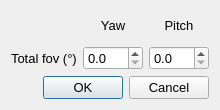
<ui version="4.0" >
 <class>Dialog</class>
 <widget class="QDialog" name="Dialog" >
  <property name="geometry" >
   <rect>
    <x>0</x>
    <y>0</y>
    <width>220</width>
    <height>110</height>
   </rect>
  </property>
  <property name="font" >
   <font>
    <pointsize>10</pointsize>
   </font>
  </property>
  <property name="windowTitle" >
   <string>Total Fov</string>
  </property>
  <property name="windowIcon" >
   <iconset>
    <normaloff>papywizard.png</normaloff>papywizard.png</iconset>
  </property>
  <property name="modal" >
   <bool>true</bool>
  </property>
  <layout class="QVBoxLayout" name="verticalLayout" >
   <item>
    <layout class="QGridLayout" name="gridLayout" >
     <item row="0" column="1" >
      <widget class="QLabel" name="label" >
       <property name="font" >
        <font>
         <pointsize>10</pointsize>
        </font>
       </property>
       <property name="text" >
        <string>Yaw</string>
       </property>
       <property name="alignment" >
        <set>Qt::AlignCenter</set>
       </property>
      </widget>
     </item>
     <item row="0" column="2" >
      <widget class="QLabel" name="label_3" >
       <property name="font" >
        <font>
         <pointsize>10</pointsize>
        </font>
       </property>
       <property name="text" >
        <string>Pitch</string>
       </property>
       <property name="alignment" >
        <set>Qt::AlignCenter</set>
       </property>
      </widget>
     </item>
     <item row="1" column="0" >
      <widget class="QLabel" name="label_2" >
       <property name="font" >
        <font>
         <pointsize>10</pointsize>
        </font>
       </property>
       <property name="text" >
        <string>Total fov (°)</string>
       </property>
      </widget>
     </item>
     <item row="1" column="1" >
      <widget class="QDoubleSpinBox" name="yawFovDoubleSpinBox" >
       <property name="font" >
        <font>
         <pointsize>10</pointsize>
        </font>
       </property>
       <property name="decimals" >
        <number>1</number>
       </property>
       <property name="maximum" >
        <double>720.000000000000000</double>
       </property>
      </widget>
     </item>
     <item row="1" column="2" >
      <widget class="QDoubleSpinBox" name="pitchFovDoubleSpinBox" >
       <property name="font" >
        <font>
         <pointsize>10</pointsize>
        </font>
       </property>
       <property name="decimals" >
        <number>1</number>
       </property>
       <property name="maximum" >
        <double>360.000000000000000</double>
       </property>
      </widget>
     </item>
    </layout>
   </item>
   <item>
    <widget class="QDialogButtonBox" name="buttonBox" >
     <property name="orientation" >
      <enum>Qt::Horizontal</enum>
     </property>
     <property name="standardButtons" >
      <set>QDialogButtonBox::Cancel|QDialogButtonBox::Ok</set>
     </property>
    </widget>
   </item>
  </layout>
 </widget>
 <resources/>
 <connections>
  <connection>
   <sender>buttonBox</sender>
   <signal>accepted()</signal>
   <receiver>Dialog</receiver>
   <slot>accept()</slot>
   <hints>
    <hint type="sourcelabel" >
     <x>248</x>
     <y>254</y>
    </hint>
    <hint type="destinationlabel" >
     <x>157</x>
     <y>274</y>
    </hint>
   </hints>
  </connection>
  <connection>
   <sender>buttonBox</sender>
   <signal>rejected()</signal>
   <receiver>Dialog</receiver>
   <slot>reject()</slot>
   <hints>
    <hint type="sourcelabel" >
     <x>316</x>
     <y>260</y>
    </hint>
    <hint type="destinationlabel" >
     <x>286</x>
     <y>274</y>
    </hint>
   </hints>
  </connection>
 </connections>
</ui>
